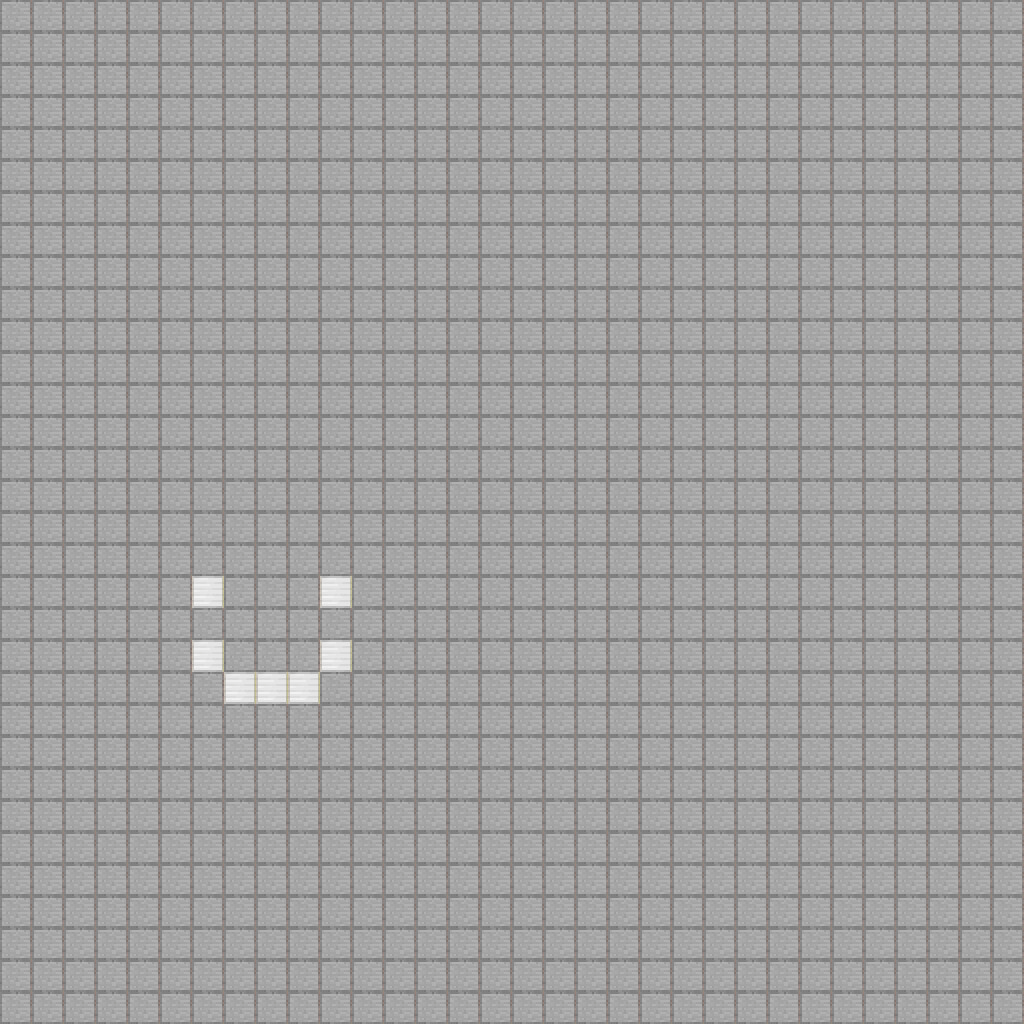

A 2D game scene composited from a Tiled map and its tileset images. What follows is a short description and the map's XML, with each tile layer's data collapsed to a summary:
An orthogonal 32x32 tile map with 32x32 px tiles, 2 tile layers (Tile Layer 1, wall).

<map version="1.2" tiledversion="1.3.2" orientation="orthogonal" renderorder="right-down" compressionlevel="0" width="32" height="32" tilewidth="32" tileheight="32" infinite="0" nextlayerid="6" nextobjectid="5">
 <tileset firstgid="1" source="tilemap2.tsx" />
 <layer id="1" name="Tile Layer 1" width="32" height="32">
  <properties>
   <property name="collidable" value="no" />
  </properties>
  <data>[1024 cells, 1024 non-empty, 2 distinct tile ids]</data>
 </layer>
 <layer id="5" name="wall" width="32" height="32">
  <properties>
   <property name="collidable" value="yes" />
  </properties>
  <data>[1024 cells, 0 non-empty, 0 distinct tile ids]</data>
 </layer>
</map>
